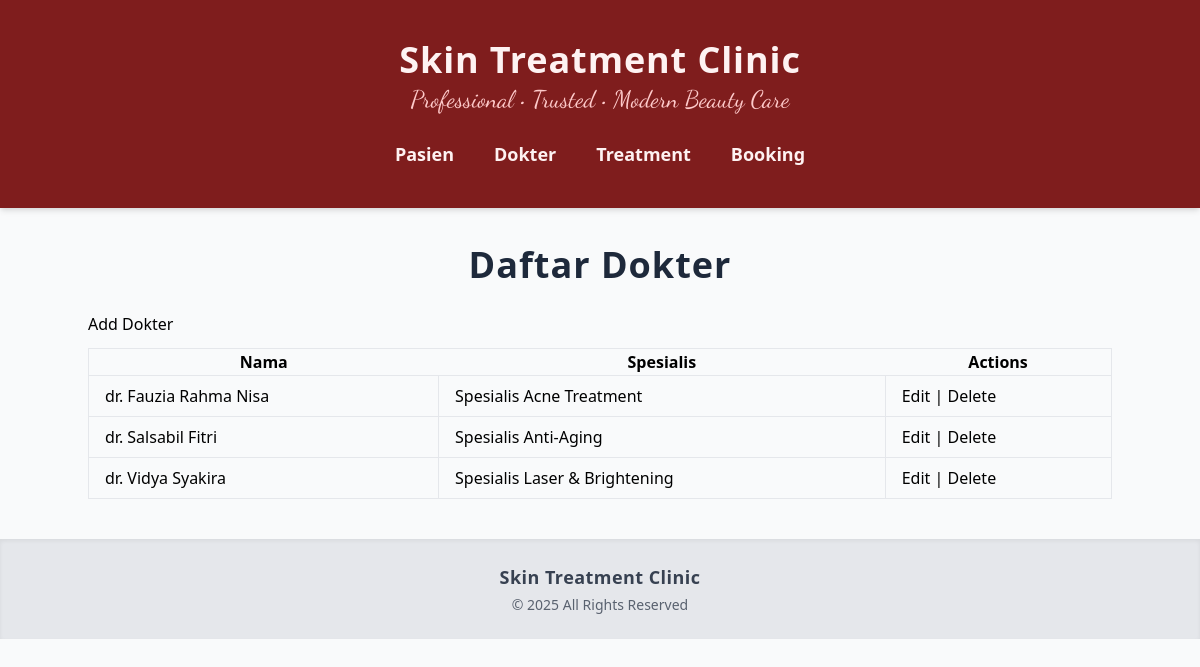
The app's page /index.php?entity=dokter&action=list with its own data.
### tables this page shows
CREATE TABLE dokter (
    id_dokter INT AUTO_INCREMENT PRIMARY KEY,
    nama VARCHAR(100) NOT NULL,
    spesialis VARCHAR(100) NOT NULL
);

### models/Dokter.php (called while the page is built, shortened)
<?php
require_once "config/Database.php";
class Dokter
{
    private $conn;
    private $table = "dokter";
    public function __construct()
    {
        $database = new Database();
        $this->conn = $database->getConnection();
    }
    public function getAll()
    {
        $query = "SELECT * FROM " . $this->table;
        $stmt = $this->conn->prepare($query);
        $stmt->execute();
        return $stmt->fetchAll(PDO::FETCH_ASSOC);
    }
}

### config/Database.php (called while the page is built, shortened)
<?php
class Database
{
    private $host = "localhost";
    private $database = "skin_clinic";
    private $username = "root";
    private $password = "";
    public function getConnection()
    {
        $this->conn = null;
        try {
            $this->conn = new PDO(
                "mysql:host=" . $this->host . ";dbname=" . $this->database,
                $this->username,
                $this->password
            );
            $this->conn->setAttribute(PDO::ATTR_ERRMODE, PDO::ERRMODE_EXCEPTION);
        } catch (PDOException $exception) {
            echo "Connection error: " . $exception->getMessage();
        }
        return $this->conn;
    }
}

### viewmodels/DokterViewModel.php (called while the page is built, shortened)
<?php
require_once 'models/Dokter.php';
class DokterViewModel
{
    private $dokter;
    public function __construct()
    {
        $this->dokter = new Dokter();
    }
    public function getDokterList()
    {
        return $this->dokter->getAll();
    }
}

### views/dokter_list.php (the view)
<?php
require_once 'views/template/header.php';
?>
<h2 class="page-title">Daftar Dokter</h2>
<a href="index.php?entity=dokter&action=add">Add Dokter</a>
<table class="w-full border mt-3">
    <tr>
        <th>Nama</th>
        <th>Spesialis</th>
        <th>Actions</th>
    </tr>
    <?php foreach ($dokterList as $dokter): ?>
        <tr>
            <td class="border px-4 py-2"><?php echo htmlspecialchars($dokter['nama']); ?></td>
            <td class="border px-4 py-2"><?php echo htmlspecialchars($dokter['spesialis']); ?></td>
            <td class="border px-4 py-2">
                <a href="index.php?entity=dokter&action=edit&id=<?php echo $dokter['id_dokter']; ?>">Edit</a> |
                <a href="index.php?entity=dokter&action=delete&id=<?php echo $dokter['id_dokter']; ?>"
                    onclick="return confirm('Hapus dokter?');">Delete</a>
            </td>
        </tr>
    <?php endforeach; ?>
</table>
<?php
require_once 'views/template/footer.php';
?>

### views/template/header.php (style rules this page uses)
.page-title { font-size: 36px; font-weight: 800; margin: 30px 0 20px 0; color: #1e293b; text-align: center; letter-spacing: 1px; }

### records on screen
dokter: nama "dr. Fauzia Rahma Nisa", spesialis "Spesialis Acne Treatment"
dokter: nama "dr. Salsabil Fitri", spesialis "Spesialis Anti-Aging"
dokter: nama "dr. Vidya Syakira", spesialis "Spesialis Laser & Brightening"
